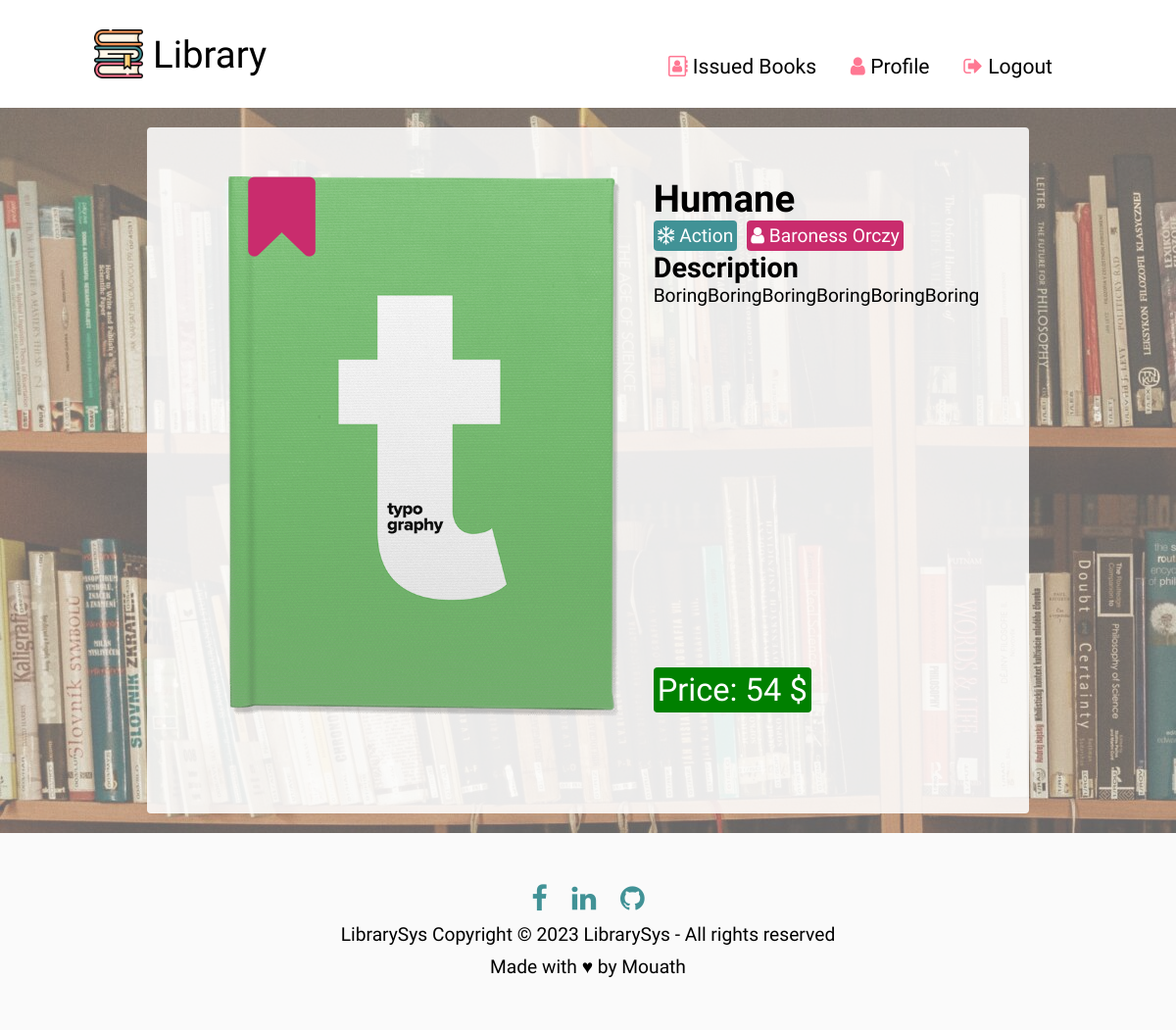
The page /bookDetails/3 (signed in) on the database its author committed.
### LibraryApp/models.py (models this page shows, shortened)
class Book(models.Model):
    Name=models.CharField(max_length=15)
    Price=models.PositiveIntegerField()
    Desc=models.CharField(max_length=100)
    cat=models.ForeignKey(
        Category,
        on_delete=models.CASCADE,
        related_name="books"
    )
    auther=models.ForeignKey(
        Auther,
        on_delete=models.CASCADE,
        related_name="books"
    )

class Category(models.Model):
    Name=models.CharField(max_length=15)

class Auther(models.Model):
    Name=models.CharField(max_length=15)
    Loc=models.CharField(max_length=15)
    About=models.CharField(max_length=100)

### LibraryApp/views.py (the view)
# urls.py: path('bookDetails/<int:pk>', views.bookDetails, name="bookDetails"),
def bookDetails(req,pk):
    if(req.user.is_authenticated):
        book=models.Book.objects.get(id=pk)
        issued = models.Issued_Book.objects.filter(book=book).exists()
        con = {
            'book': book,
            'issued': issued
        }
        return render(req,'Library/bookDetails.html',con)
    else:
        return redirect('LibraryApp:login')

### LibraryApp/templates/Library/bookDetails.html
{% extends 'base.html' %}
{% block content %}
{% load static %}
<div class="bookDetails">
    <div class="left">
        {% if issued %}
        <i class="fa fa-bookmark cust active" aria-hidden="true" title="Issued"></i>
        {% else %}
        <i class="fa fa-bookmark deactive" aria-hidden="true"></i>
        {% endif %}
        <img src="{% static 'images/book1.png' %}" alt="">
    </div>
    <div class="right">
        <div>
            <h1>{{book.Name}}</h1>
            <div class="header">
                <p class="cat"><i class="fa fa-snowflake-o" aria-hidden="true"></i> {{book.cat.Name}}</p>
                <p class="auther"><i class="fa fa-user" aria-hidden="true"></i> {{book.auther.Name}}</p>
            </div>
            <h2>Description</h2>
            <p class="Desc">{{book.Desc}}</p>
        </div>
        <div>
            <span class="price">Price: {{book.Price}} $</span>
        </div>
    </div>
</div>
{% endblock %}

### LibraryApp/static/css/main.css (style rules this page uses)
* { margin: 0; padding: 0; font-family: 'Ubuntu', sans-serif; }
body { font-size: 1.2em; }
:root { --c0:#C92C6D; --c1:#ff9e5e; --c2:#419296; --c3:#ff7893; --footer:#f3f3f3; --Nav:#ff9e5e; }
.bookDetails { background-color: rgba(255, 255, 255, 0.86); padding: 50px; max-width: 800px; height: 600px; margin: 20px auto; border-radius: 4px; display: flex; align-items: flex-start; justify-content: space-evenly; }
.bookDetails .left img { max-width: 400px; }
.bookDetails .left { position: relative; }
.bookDetails .left .cust { position: absolute; left: 20px; font-size: 5em; top: -6px; color: var(--c0); }
.bookDetails .right .cat { background-color: var(--c2); color: white; padding: 4px; border-radius: 4px; user-select: none; max-width: fit-content; }
.bookDetails .right { display: flex; flex-direction: column; justify-content: space-between; height: 93%; }
.bookDetails .right .header { display: flex; }
.bookDetails .right .Desc { max-width: 300px; }
.bookDetails .right .auther { background-color: var(--c0); color: white; padding: 4px; border-radius: 4px; user-select: none; max-width: fit-content; margin-left: 10px; }
.bookDetails .right .price { background-color: green; color: white; padding: 4px; border-radius: 4px; user-select: none; max-width: fit-content; font-size: 1.7em; }
.bookDetails .right > h2,.bookDetails .right > div { margin-bottom: 15px; }
.active { display: block; }

### rows shown on the page
Book: Name "Humane", cat.Name "Action", auther.Name "Baroness Orczy", Desc "BoringBoringBoringBoringBoringBoring", Price "54"
